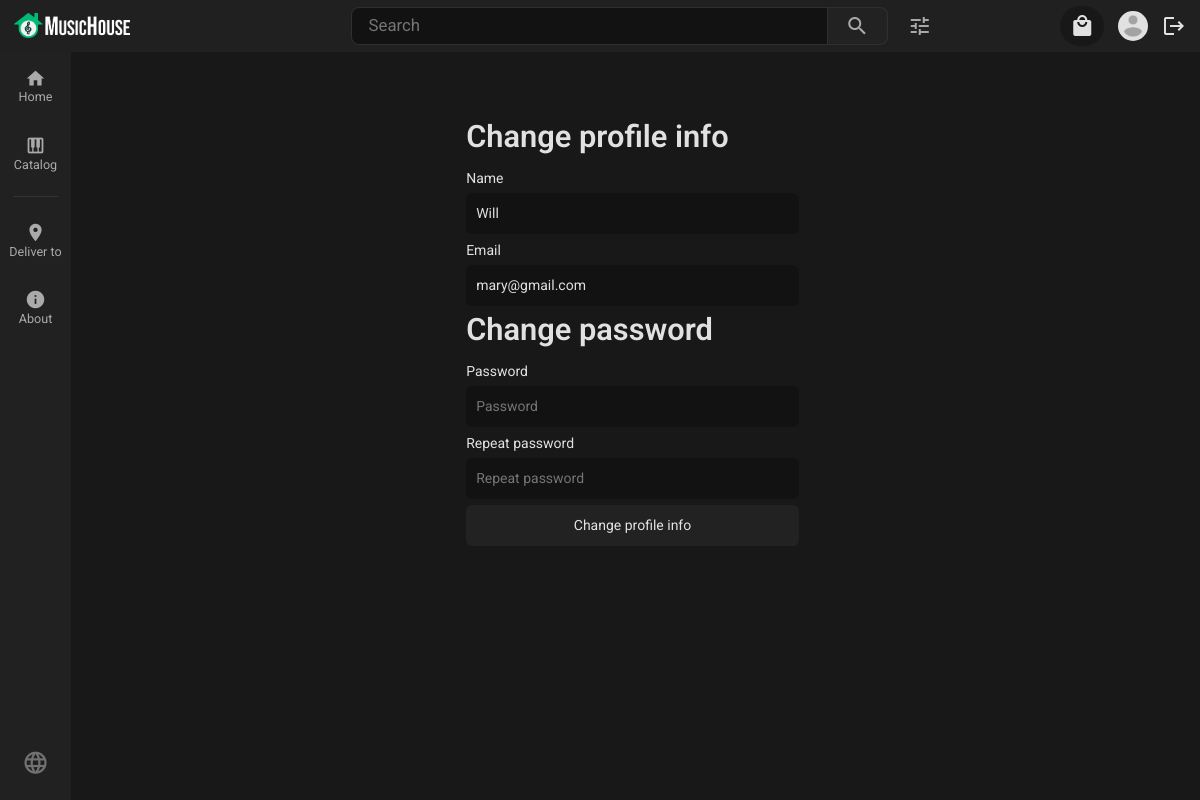
/app/profile/change-profile-info.php (signed in), run on the app's committed database.
### tables this page shows
CREATE TABLE `user` (
  `id` int(11) NOT NULL,
  `name` varchar(128) NOT NULL,
  `email` varchar(255) NOT NULL,
  `password_hash` varchar(255) NOT NULL,
  `joined_date` timestamp NOT NULL DEFAULT current_timestamp(),
  `image_path` varchar(512) NOT NULL DEFAULT '/assets/img/profiles/profile-placeholder.png',
  `is_admin` tinyint(1) NOT NULL DEFAULT 0,
  `is_active` tinyint(1) NOT NULL DEFAULT 1
);

### config/links.php (called while the page is built, shortened)
<?php
$logo = ROOTURL."/assets/img/logo5.png";
$gotoProfile = ROOTURL.'/app/profile/profile.php';
$gotoCart = ROOTURL.'/app/profile/cart.php';
$gotoHome = ROOTURL.'/index.php';
$logout = ROOTURL.'/logout.php';
?>

### app/profile/change-profile-info-1.php (the view)
<?php
$mysqli = require DB_CONNECT;
$sql = "SELECT * FROM user WHERE id = {$_SESSION["user_id"]}";
$result = $mysqli->query($sql);
$user = $result->fetch_assoc();
?>
<form class="form-regular form-center" action="change-profile-info-process.php" method="post">
<h1>Change profile info</h1>
<label for="Name">Name</label>
    <input id="Name"
            name="name"
            type="text"
            maxlength="128"
            aria-label="Name"
            placeholder="Name"
            value = "<?= htmlspecialchars($user["name"])?>"
            required>
    <label for="email">Email</label>
    <input id="email"
    required name="email"
            type="email"
            maxlength="128"
            aria-label="E-mail"
            placeholder="E-mail"
            value = "<?= htmlspecialchars($user["email"])?>">
    <h1>Change password</h1>
    <label for="password">Password</label>
    <input id="password"
            name="password"
            name="password"
            type="password"
            maxlength="255"
            aria-label="Password"
            placeholder="Password">
            <label for="password_repeat">Repeat password</label>
    <input id="password_repeat"
            name="password_repeat"
            type="password"
            maxlength="255"
            aria-label="Password"
            placeholder="Repeat password">
    <button type="submit">Change profile info</button>
</form>

### common/searchbar.php (shortened to what this page needs)
<?php
if (isset($_SESSION['user_id'])) {
   if (! isset($user)){
    $mysqli = require DB_CONNECT;
        $sql = "SELECT * FROM user WHERE id = {$_SESSION['user_id']}";
        $result = $mysqli->query($sql);
        $user = $result->fetch_assoc();
        }
}
?>
<header class="header">
    <a href="<?php echo $gotoHome ?>" id="logo">
        <img id="logo-img" src="<?php echo $logo ?>" alt="Music House Logo"/>
    </a>
    <form action="" class="search-bar">
        <input type="search" class="search-input" placeholder="Search" aria-label="Search" maxlength="100">
        <button type="submit" class="search-btn">
            <span class="material-icons">search</span>
        </button>
        <button type="button" class="open-filters-btn">
            <span class="material-icons">tune</span>
        </button>
    </form>
    <?php if (isset($user)): ?>
        <div class="menu-icons">
        <a class="menu-cart-btn menu-btn" href="<?php echo $gotoCart ?>">
            <span class="material-icons" alt="Cart">local_mall</span>
        </a>
        <a class="menu-btn" href="<?php echo $gotoProfile ?>">
            <img class="menu-account-picture" src="<?= ROOTURL.$user["image_path"] ?>" alt="Profile">
        </a>
        <a class="menu-btn" href="<?php echo $logout ?>">
        <span class="material-icons">logout</span>
</a>
        </div>
    <?php endif; ?>
</header>

### assets/styles/style.css (style rules this page uses)
*, *::before, *::after { box-sizing: border-box; font-family: "EkMukta", Roboto, Arial, Helvetica, sans-serif; font-weight: 400; font-style: normal; font-size: 14px; color: rgba(255, 255, 255, 0.87); }
.h1, .h2, .h3, .h4, .h5, .h6, h1, h2, h3, h4, h5, h6 { all: none; }
body { margin: 0; background-color: #181818; height: 100%; }
html { height: 100%; }
* { box-sizing: border-box; }
.form-regular h1 { font-size: 2.2em; margin-top: 0; margin-bottom: 12px; font-weight: 600; }
.form-regular label { vertical-align: middle; margin-bottom: 4px; display: inline-block; }
.form-regular button { color: var(--form-text); background-color: #222222; font-family: inherit; font-size: inherit; margin-right: 6px; margin-bottom: 6px; padding: 10px; border: none; border-radius: 6px; outline: none; transition: background-color 0.1s linear, border-color 0.1s linear, color 0.1s linear, box-shadow 0.1s linear, transform 0.1s ease; }
.form-regular input { color: var(--form-text); background-color: #121212; font-family: inherit; font-size: inherit; margin-right: 6px; margin-bottom: 6px; padding: 10px; border: none; border-radius: 6px; outline: none; vertical-align: top; transition: background-color 0.1s linear, border-color 0.1s linear, color 0.1s linear, box-shadow 0.1s linear, transform 0.1s ease; }
.form-center { display: flex; flex-direction: column; width: 30%; min-width: 200px; margin: 5rem auto 0; }
.header { display: flex; justify-content: space-between; align-items: center; padding: 0.4rem 1rem 0.4rem 0; max-height: 3.75rem; background-color: #202020; }
.header #logo { height: 25px; text-align: center; padding: 0; margin-left: 1rem; display: block; background-color: transparent !important; }
.header #logo #logo-img { height: 25px; width: 116px; }
.header .search-bar { flex-grow: 0.7; margin: 0 5rem 0 12rem; display: flex; font-size: 1.2em; }
.header .search-bar .search-input { color: hsla(0, 100%, 100%, 0.88); background-color: #121212; width: 100%; font-size: inherit; padding: 0.3em 1em 0.3em 1em; border: 1px solid #303030; border-radius: 8px 0 0 8px; }
.header .search-bar .search-btn { background-color: #222222; display: flex; align-items: center; padding: 0 1.25rem; border: 1px solid hsl(0, 0%, 18.82%); border-left: none; border-radius: 0 8px 8px 0; cursor: pointer; }
.header .search-bar .search-btn span { color: #aaa; }
.header .search-bar .open-filters-btn { background-color: #202020; border: none; text-align: center; display: inline-flex; align-items: center; margin-left: 1rem; }
.header .search-bar .open-filters-btn span { color: #aaa; }
.header .menu-icons { display: grid; gap: 1rem; grid-template-columns: repeat(3, auto); align-items: center; }
.header .menu-icons .menu-btn { text-decoration: none; display: flex; }
.header .menu-icons .menu-cart-btn { background-color: #181818; text-align: center; padding: 0.6rem 0.7rem; border-radius: 420px; }
.header .menu-icons .menu-cart-btn span { transition: color 150ms; color: rgba(255, 255, 255, 0.87); }
.header .menu-icons .menu-account-picture { width: 30px; height: 30px; border-radius: 100px; }

### data on the page
user: image_path (placeholder picture), name "Will", email "mary@gmail.com"
